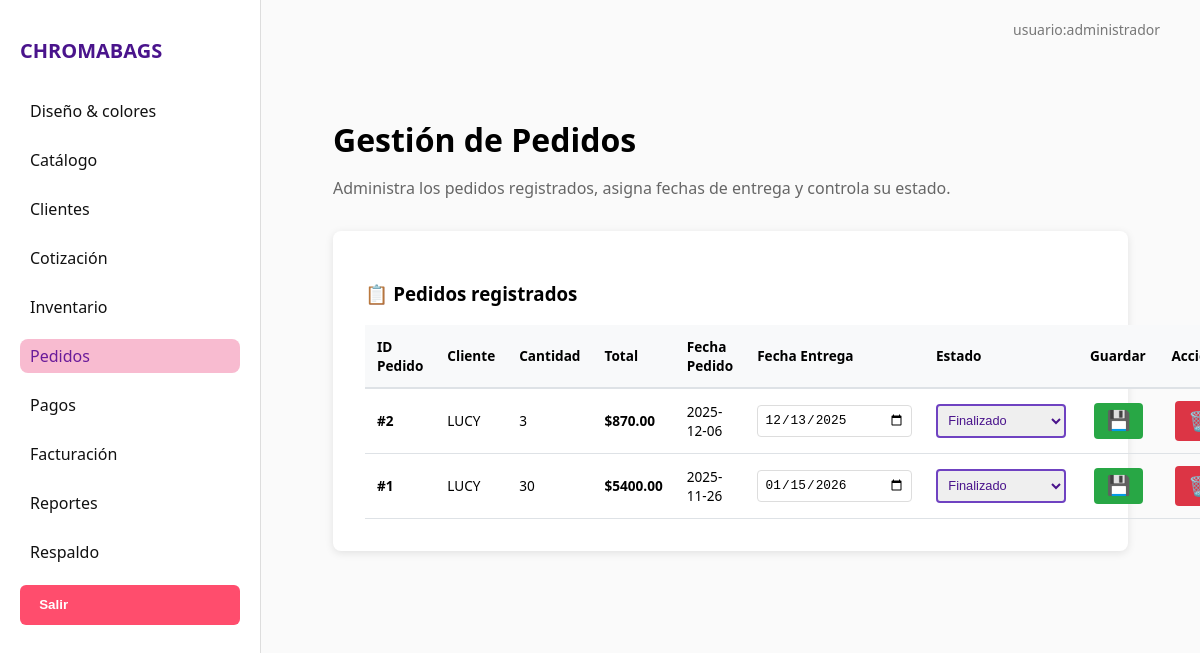
Page /pedidos on the earlier database version.
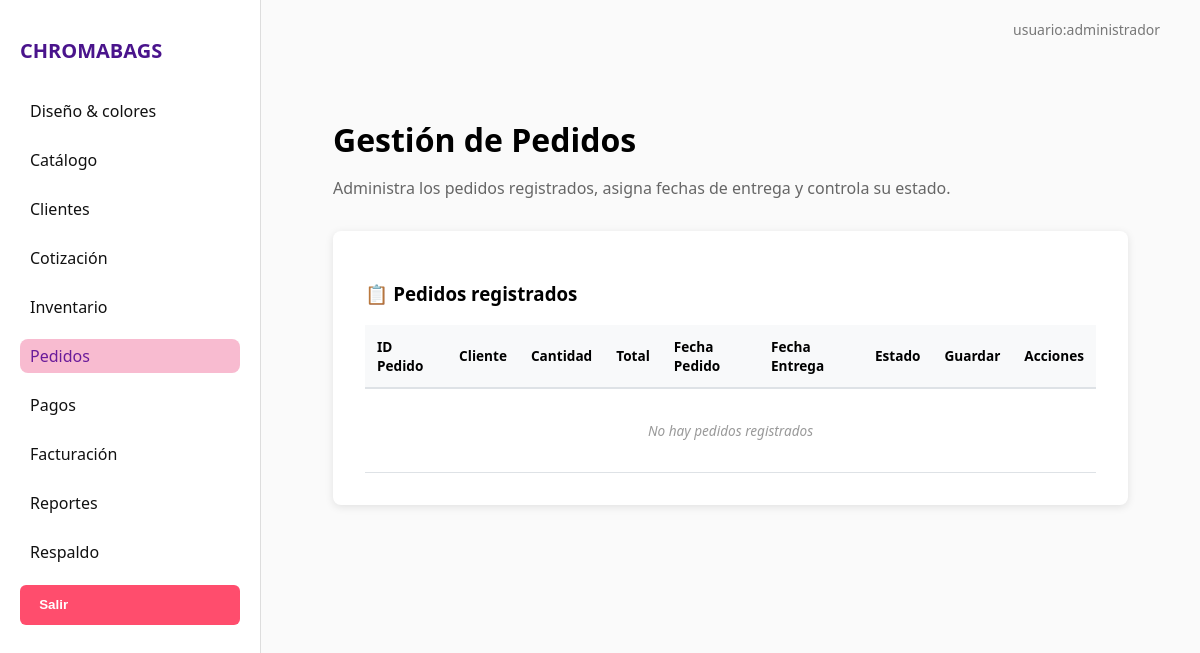
Same page on the later database version.
### tables this page shows
CREATE TABLE detalle_pedido (
    id_detalle INTEGER PRIMARY KEY AUTOINCREMENT,
    id_pedido INTEGER,
    id_producto INTEGER,
    cantidad INTEGER NOT NULL CHECK (cantidad > 0),
    precio_unitario REAL,
    subtotal REAL,
    FOREIGN KEY (id_pedido) REFERENCES pedidos(id_pedido) ON DELETE CASCADE,
    FOREIGN KEY (id_producto) REFERENCES productos_terminados(id_producto)
);

CREATE TABLE pedidos (
    id_pedido INTEGER PRIMARY KEY AUTOINCREMENT,
    id_cliente INTEGER,
    fecha_pedido TEXT DEFAULT (datetime('now')),
    fecha_entrega TEXT,
    estado TEXT DEFAULT 'pendiente',
    total REAL,
    FOREIGN KEY (id_cliente) REFERENCES clientes(id_cliente)
);

### app.py (the view)
@app.route('/pedidos')
def pedidos():
    conn = get_connection()
    clientes_data = []
    productos_data = []
    if conn:
        cur = conn.cursor()
        cur.execute("SELECT id_cliente, nombre_cliente FROM clientes ORDER BY nombre_cliente")
        clientes_data = cur.fetchall()
        cur.execute("""
            SELECT
                c.id_combinacion,
                c.nombre_guardado,
                mb.nombre_modelo,
                mb.tipo
            FROM combinaciones c
            JOIN modelos_bolsas mb ON c.id_modelo = mb.id_modelo
            ORDER BY c.nombre_guardado
        """)
        productos_data = cur.fetchall()
        cur.close()
        conn.close()
    pedidos_data = OrdersManager.obtener_pedidos()
    return render_template('pedidos.html',
                         clientes=clientes_data,
                         productos=productos_data,
                         pedidos=pedidos_data)

### db_connection.py (called while the page is built)
def get_connection():
    try:
        db_path = os.path.join('database', 'ChromaBags.db')
        conn = sqlite3.connect(db_path)
        conn.row_factory = sqlite3.Row  # Para acceder a las columnas por nombre
        return conn
    except sqlite3.Error as e:
        print(f"Error al conectar con la base de datos: {e}")
        return None

### templates/pedidos.html (shortened to what this page needs)
{% extends "base.html" %}
{% block content %}
<div class="modulo-container">
    <h2 class="titulo-modulo">Gestión de Pedidos</h2>
    <p class="descripcion-modulo">
        Administra los pedidos registrados, asigna fechas de entrega y controla su estado.
    </p>
    <div class="tabla-card">
        <h3>📋 Pedidos registrados</h3>
        <table class="tabla">
            <thead>
                <tr>
                    <th>ID Pedido</th>
                    <th>Cliente</th>
                    <th>Cantidad</th>
                    <th>Total</th>
                    <th>Fecha Pedido</th>
                    <th>Fecha Entrega</th>
                    <th>Estado</th>
                    <th>Guardar</th>
                    <th>Acciones</th>
                </tr>
            </thead>
            <tbody>
                {% for p in pedidos %}
                <tr>
                    <form method="POST" action="/actualizar_pedido/{{ p['id_pedido'] }}" class="form-inline-pedido">
                        <td><strong>#{{ p['id_pedido'] }}</strong></td>
                        <td>{{ p['nombre_cliente'] }}</td>
                        <td>{{ p['cantidad'] }}</td>
                        <td><strong>${{ "%.2f"|format(p['total']) }}</strong></td>
                        <td>{{ p['fecha_pedido'][:10] if p['fecha_pedido'] else 'N/A' }}</td>
                        <td>
                            <input type="date"
                                   name="fecha_entrega"
                                   value="{{ p['fecha_entrega'] }}"
                                   class="input-fecha"
                                   required>
                        </td>
                        <td>
                            <select name="estado" class="select-estado {{ p['estado'] }}">
                                <option value="finalizado" {% if p['estado']=='finalizado' %}selected{% endif %}>Finalizado</option>
                            </select>
                        </td>
                        <td>
                            <button type="submit" class="btn-accion guardar" title="Guardar cambios">💾</button>
                        </td>
                    </form>
                    <td>
                        <a href="/eliminar_pedido/{{ p['id_pedido'] }}"
                           class="btn-accion eliminar"
                           onclick="return confirm('¿Eliminar este pedido?')"
                           title="Eliminar">🗑️</a>
                    </td>
                </tr>
                {% else %}
                <tr>
                    <td colspan="10" class="sin-datos">No hay pedidos registrados</td>
                </tr>
                {% endfor %}
            </tbody>
        </table>
    </div>
</div>
{% endblock %}

### templates/base.html (shortened to what this page needs)
<!DOCTYPE html>
<html lang="es">
<head>
    <link rel="stylesheet" href="{{ url_for('static', filename='css/style.css') }}">
</head>
<body>
    <div class="layout">
        <aside class="sidebar">
            <h2 class="logo">CHROMABAGS</h2>
            <nav>
                <ul>
                    <li><a href="{{ url_for('diseno_color') }}" class="{% if request.path == '/diseno_color' %}activo{% endif %}">Diseño & colores</a></li>
                    <li><a href="{{ url_for('catalogo') }}" class="{% if request.path == '/catalogo' %}activo{% endif %}">Catálogo</a></li>
                    <li><a href="{{ url_for('clientes') }}" class="{% if request.path == '/clientes' %}activo{% endif %}">Clientes</a></li>
                    <li><a href="{{ url_for('cotizacion') }}" class="{% if request.path == '/cotizacion' %}activo{% endif %}">Cotización</a></li>
                    <li><a href="{{ url_for('inventario') }}" class="{% if request.path == '/inventario' %}activo{% endif %}">Inventario</a></li>
                    <li><a href="{{ url_for('pedidos') }}" class="{% if request.path == '/pedidos' %}activo{% endif %}">Pedidos</a></li>
                    <li><a href="{{ url_for('pagos') }}" class="{% if request.path == '/pagos' %}activo{% endif %}">Pagos</a></li>
                    <li><a href="{{ url_for('facturacion') }}" class="{% if request.path == '/facturacion' %}activo{% endif %}">Facturación</a></li>
                    <li><a href="{{ url_for('reportes') }}" class="{% if request.path == '/reportes' %}activo{% endif %}">Reportes</a></li>
                    <li><a href="{{ url_for('respaldo') }}" class="{% if request.path == '/respaldo' %}activo{% endif %}">Respaldo</a></li>
                </ul>
            </nav>
            <button onclick="cerrarApp()" class="btn-salir">Salir</button>
        </aside>
        <main class="contenido">
            <header class="encabezado">
                <span>usuario:administrador</span>
            </header>
            <section class="main-section">
                {% block content %}{% endblock %}
            </section>
        </main>
    </div>
</body>
</html>

### static/css/style.css (style rules this page uses)
body { margin: 0; font-family: 'Segoe UI', sans-serif; background-color: #fefefe; }
.layout { display: flex; height: 100vh; }
.sidebar { background-color: #fff; border-right: 1px solid #ddd; width: 220px; padding: 20px; }
.logo { color: #4a148c; font-size: 20px; margin-bottom: 30px; }
.sidebar ul { list-style: none; padding: 0; }
.sidebar ul li { margin: 15px 0; }
.sidebar ul li a { text-decoration: none; color: #111; font-weight: 500; padding: 6px 10px; display: block; border-radius: 8px; transition: all 0.3s; }
.sidebar ul li a:hover, .sidebar ul li a.activo { background-color: #f8bbd0; color: #6a1b9a; }
.contenido { flex: 1; padding: 20px 40px; background-color: #fafafa; overflow-y: auto; }
.encabezado { text-align: right; font-size: 14px; color: #777; margin-bottom: 20px; }
.sin-datos { text-align: center; padding: 30px; color: #999; font-style: italic; }

### templates/base.html (style rules this page uses)
.btn-salir { display: block; width: 100%; text-align: left; padding: 0.8rem 1.2rem; margin-top: 1rem; color: white; background: #ff4d6d; border-radius: 6px; cursor: pointer; font-weight: bold; border: none; }

### templates/pedidos.html (style rules this page uses)
.modulo-container { padding: 2rem; max-width: 1400px; margin: 0 auto; }
.titulo-modulo { font-size: 2rem; margin-bottom: 0.5rem; }
.descripcion-modulo { color: #666; margin-bottom: 2rem; }
.form-card, .tabla-card { background: white; padding: 2rem; border-radius: 8px; box-shadow: 0 2px 8px rgba(0,0,0,0.1); margin-bottom: 2rem; }
.tabla { width: 100%; border-collapse: collapse; }
.tabla th { background: #f8f9fa; padding: 0.75rem; text-align: left; font-weight: 600; border-bottom: 2px solid #dee2e6; }
.tabla td { padding: 0.75rem; border-bottom: 1px solid #dee2e6; }
.sin-datos { text-align: center; color: #999; font-style: italic; padding: 2rem !important; }
@media (max-width: 1200px) { .tabla { font-size: 0.85rem; } }

Differences in the rows shown:
removed detalle_pedido: id_pedido "2", nombre_cliente "LUCY", cantidad "3", fecha_pedido "2025-12-06", fecha_entrega "12/13/2025", estado "Finalizado"
removed pedidos: total "870.00"
removed detalle_pedido: id_pedido "1", nombre_cliente "LUCY", cantidad "30", fecha_pedido "2025-11-26", fecha_entrega "01/15/2026", estado "Finalizado"
removed pedidos: total "5400.00"
Other differences:
text now shown: "No hay pedidos registrados"
